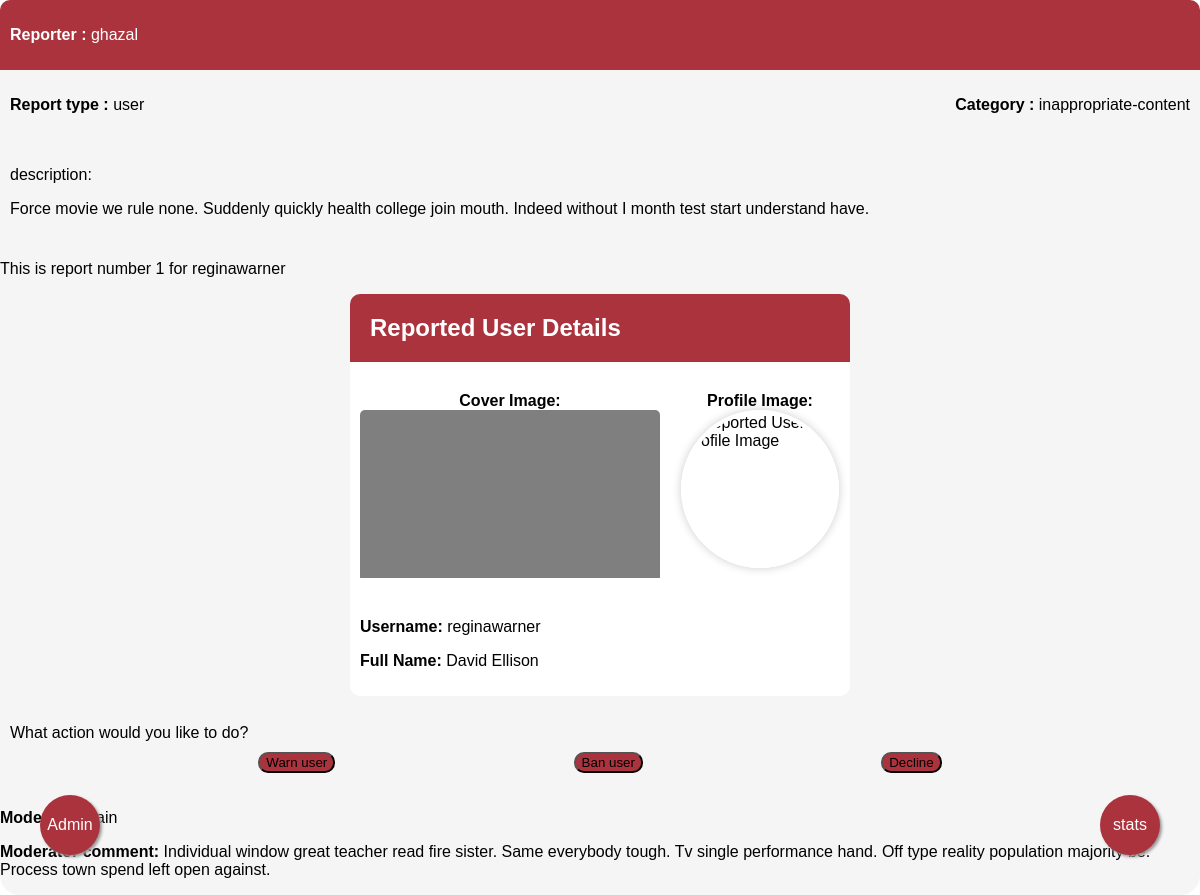
The page /report/29 (signed in) on the database its author committed.
### report/models.py (models this page shows, shortened)
class Report(models.Model):
    reporter = models.ForeignKey(CustomUser, on_delete=models.CASCADE, related_name='reporter')
    type = models.CharField(max_length=25, choices=TYPE)
    category = models.CharField(max_length=25, choices=CATEGORY)
    reported_user = models.ForeignKey(CustomUser, on_delete=models.CASCADE, related_name='reported_user')
    description = models.TextField(null=True, blank=True)
    status = models.CharField(max_length=25, choices=STATUS, default='pending')
    reported_post = models.ForeignKey(Post, on_delete=models.SET_NULL, related_name='reported_post', null=True, blank=True)
    reported_chat = models.ForeignKey(Chat, on_delete=models.PROTECT, related_name='reported_chat', null=True, blank=True)
    moderator = models.ForeignKey(CustomUser, on_delete=models.CASCADE, related_name='moderator', null=True, blank=True)
    moderator_comment = models.TextField(null=True, blank=True)
    created_at = models.DateTimeField(auto_now_add=True)
    updated_at = models.DateTimeField(auto_now=True)

### accounts/models.py (models this page shows, shortened)
class CustomUser(AbstractUser):
    email = models.EmailField(blank=False, null=False, unique=True)
    profile_image = models.ImageField(default='profile_images/default.png', upload_to='profile_images/', blank=True, null=True)
    birth_date = models.DateField(blank=True, null=True)
    phone_number = PhoneNumberField(blank=True, null=True)
    gender = models.CharField(blank=True, null=True, max_length=1, choices=GENDER_CHOICES)
    role = models.CharField(max_length=25, choices=ROLE, default='regular-user')
    is_online = models.BooleanField(default=False)
    last_online = models.DateTimeField(blank=True, null=True)
    is_banned = models.BooleanField(default=False)

### main/models.py (models this page shows, shortened)
class Profile(models.Model):
    user = models.OneToOneField(settings.AUTH_USER_MODEL, on_delete=models.CASCADE, related_name='profile')
    cover_image = models.ImageField(default='cover_images/default.jpg', upload_to='cover_images/', blank=True, null=True)
    bio = models.TextField(blank=True, null=True)
    created_at = models.DateTimeField(auto_now_add=True)
    updated_at = models.DateTimeField(auto_now=True)

### report/views.py (the view)
# urls.py: path('<int:pk>', views.ReportDetail.as_view(), name='report-detail'),
class ReportDetail(LoginRequiredMixin, PermissionRequiredMixin, generic.DetailView):
    model = Report
    template_name = 'report/detail_base.html'
    permission_required = 'report.view_report'
    def get_context_data(self, **kwargs):
        context = super().get_context_data(**kwargs)
        report = context['object']
        context['report_form'] = ReportUpdateForm(instance=context['object'])
        context['warn_form'] = WarnForm()
        if report.reported_post:
            context['post'] = report.reported_post
        if report.reported_chat:
            chat = report.reported_chat
            messages = Message.objects.filter(chat=chat)[:10]
            context['chat'] = chat
            context['messages'] = messages
        reported_user = context['object'].reported_user
        report_count = Report.objects.filter(reported_user=reported_user).count()
        context['report_count'] = report_count
        return context

### report/templates/report/detail_base.html (shortened to what this page needs)
{% extends 'report_base.html' %}
{% block content %}
<div class="report-design" >
{% if report %}
  <div class="header">
    <p><b>Reporter : </b> {{ report.reporter.username }}</p>
  </div>
  <div class="subheader">
    <p><b>Report type : </b> {{report.type}}</p>
    <p><b>Category : </b> {{ report.category }}</p>
  </div>
  <div class="description">
    {% if report.description %}
    <p>description:</p>
    <p>{{ report.description }}</p>
    {% endif %}
  </div>
  <p>This is report number {{ report_count }} for {{report.reported_user.username}}</p>
<div class="report-container">
  {% if report.type == 'user' %}
    <div class="report-details">
      <div class="report-header">
          <h2 style="display: flex; background-color: #aa333d; padding: 20px; margin: 0%;
          border-top-left-radius: 10px;
          border-top-right-radius: 10px;
          color: white;
          ">Reported User Details</h2>
      </div>
      <div style="padding: 10px;" class="user-images">
        <div class="image-container">
            <b>Cover Image:</b>
            <div class="image-frame">
                <img src="{{ report.reported_user.profile.cover_image.url }}" alt="Reported User CoverImage">
            </div>
        </div>
        <div class="image-container">
            <b>Profile Image:</b>
            <div class="image-frame profile-image-frame">
                <img src="{{ report.reported_user.profile_image.url }}" alt="Reported User Profile Image">
            </div>
        </div>
      </div>
      <div class="user-info" style="padding: 10px;">
        <p><b>Username:</b> {{ report.reported_user.username }}</p>
        <p><b>Full Name:</b> {{ report.reported_user.first_name }} {{ report.reported_user.last_name }}</p>
      </div>
    </div>
  {% endif %}
  </div>
  <br />
  <div class="action">
    What action would you like to do?<br />
    <div class="action-div">
      <div>
        <button onclick="toggleForm()">Warn user</button>
      </div>
      {% if user.role == 'admin' %}
        <div>
          <form action="{% url 'report:ban' report.reported_user.id %}" method="get">
            <button type="submit">Ban user</button><br />
          </form>
        </div>
      {% endif %}
      <div>
        <form action="{% url 'report:decline' report.id %}" method="get">
          <button type="submit">Decline</button><br />
        </form>
      </div>
    </div>
</div>
{% if user.role == 'admin' %}
  <div>
    <p><b>Moderator:</b> {{report.moderator.username}}</p>
    <p><b>Moderator comment:</b> {{report.moderator_comment}}</p>
  </div>
{% endif %}
{% else %}
  <p>Not Found! 404.</p>
{% endif %}
{% endblock %}

### report/templates/report/detail_base.html (style rules this page uses)
body { font-family: Arial, sans-serif; margin: 0; padding: 0; display: flex; justify-content: center; align-items: center; }
.report-design { flex-direction: column; display: flex; justify-self: center; align-self: center; border-radius: 20px; background-color: whitesmoke; height:100%; }
.header { display: flex; justify-content: left; background-color: #aa333d; border-top-left-radius: 10px; border-top-right-radius: 10px; padding: 10px; color: white; }
.subheader { display: flex; justify-content: space-between; padding: 10px; }
.description { padding: 10px; }
.action { padding: 10px; display: flex; flex-direction: column; }
.action-div { padding: 10px; display: flex; justify-content: space-evenly; }
button { border-radius: 10px; background-color: #aa333d; }
.report-container { background-color: white; display: flex; align-self: center; flex-direction: column; width: 500px; border-radius: 10px; }
.user-images { display: flex; gap: 20px; margin-top: 20px; }
.image-container { flex: 1; display: flex; flex-direction: column; align-items: center; }
.image-frame { width: 100%; max-width: 600px; border-radius: 5px; overflow: hidden; }
.profile-image-frame { width: 150px; height: 150px; border-radius: 50%; overflow: hidden; border: 4px solid #fff; box-shadow: 0 0 10px rgba(0, 0, 0, 0.2); }

### rows shown on the page
Report: reporter.username "ghazal", type "user", category "inappropriate-content", description "Force movie we rule none. Suddenly quickly health college join mouth. Indeed without I month test start understand have.", reported_user.username "reginawarner", reported_user.profile.cover_image (placeholder picture), reported_user.first_name "David", reported_user.last_name "Ellison", moderator.username "zain", moderator_comment "Individual window great teacher read fire sister. Same everybody tough. Tv single performance hand. Off type reality population majority be. Process town spend left open against."

### other values the page prints
{{ report_count }} "1"
